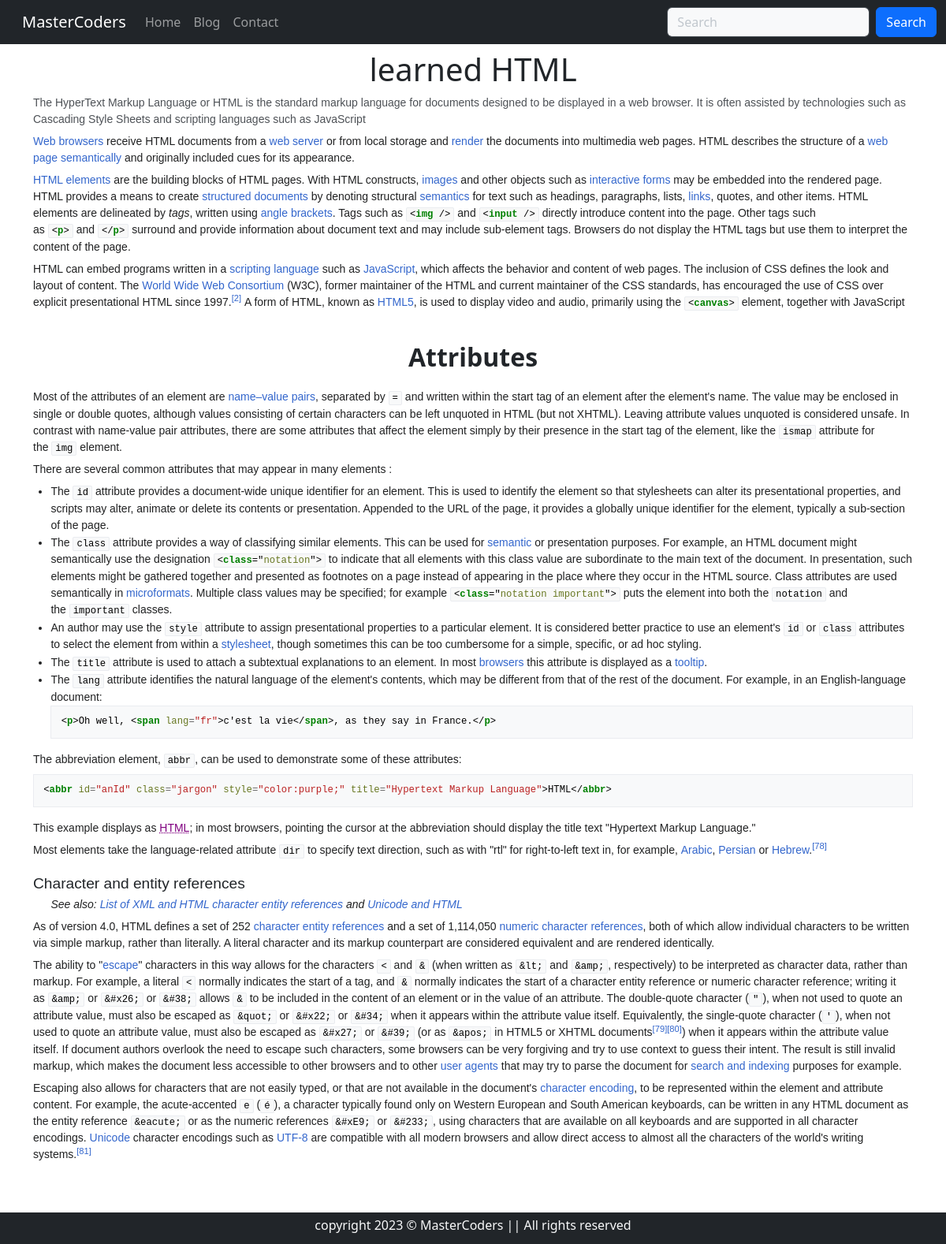
The page /blogpost/HTML/ on the database its author committed.
### home/models.py (models this page shows, shortened)
class Blog(models.Model):
    sno=models.AutoField(primary_key=True)
    title=models.CharField(max_length=200)
    content=models.TextField()
    shortDesc=models.CharField(max_length=350,default="")
    slug=models.CharField(max_length=100,default="")
    time=models.DateTimeField(auto_now_add=True)

### home/views.py (the view)
# urls.py: path('blogpost/<str:slug>/',views.blogpost,name='blogpost'),
def blogpost(request, slug):
    blog=Blog.objects.filter(slug=slug).first()
    context={'blog':blog}
    return render(request,'blogpost.html',context)

### templates/blogpost.html (shortened to what this page needs)
{% extends 'base.html' %}
{% block body %}
<div class=" container mb-5 mt-3 py-5">
    <h1 class="text-center">{{blog.title}}</h1>
    <div>
        {{blog.content|safe}}
    </div>
</div>
{% endblock body %}

### rows shown on the page
Blog: title "learned HTML", content "The HyperText Markup Language or HTML is the standard markup language for documents designed to be displayed in a web browser. It is often assisted by technologies such as Cascading Style Sheets and scripting languages such as JavaScript Web browsers receive HTML documents from a web server or from local storage and render the documents into multimedia web pages. HTML describes the structure of a web page semantically and originally included cues for its appearance. HTML elements are the building blocks of HTML pages. With HTML constructs, images and other objects such as interactive forms may be embedded into the rendered page. HTML provides a means to create structured documents by…"
